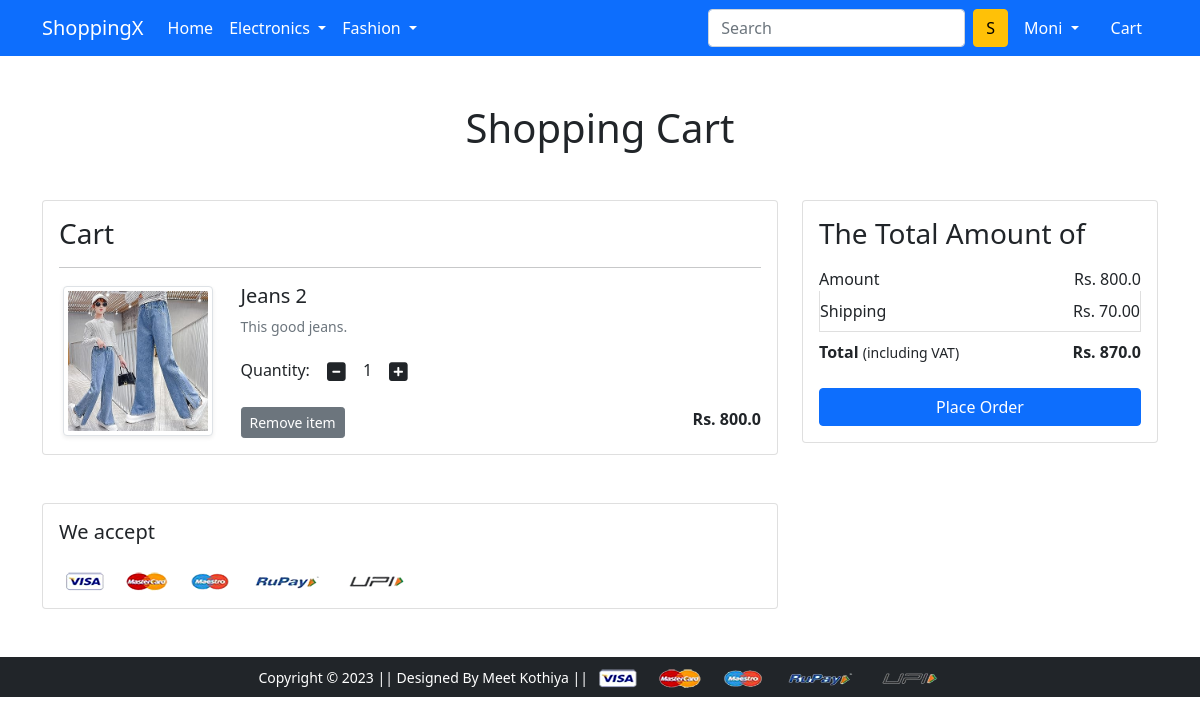
The app's page /cart/ (signed in) with its own data.
### app/models.py (models this page shows, shortened)
class Cart(models.Model):
    user=models.ForeignKey(User,on_delete=models.CASCADE)
    product=models.ForeignKey(Product,on_delete=models.CASCADE)
    quantity=models.PositiveIntegerField(default=1)
    def __str__(self):
        return str(self.id)

class Product(models.Model):
    title=models.CharField(max_length=100)
    selling_price=models.FloatField()
    discounted_price=models.FloatField()
    description=models.TextField()
    brand=models.CharField(max_length=100)
    category=models.CharField(choices=CATEGORY_CHOICES,max_length=2)
    product_image=models.ImageField(upload_to='producting')

### app/views.py (the view)
# urls.py: path('cart/',views.show_cart,name='showcart'),
def show_cart(request):
    if request.user.is_authenticated:
        user = request.user
        cart = Cart.objects.filter(user=user)
        print("cart=", cart)
        amount = 0.0
        shipping_amount = 70.0
        total_amount = 0.0
        cart_product = [p for p in Cart.objects.all() if p.user == user]
        if cart_product:
            for p in cart_product:
                tempamount = p.quantity * p.product.discounted_price
                amount += tempamount
                totalamount = amount + shipping_amount
                return render(
                    request,
                    "app/addtocart.html",
                    {"carts": cart, "totalamount": totalamount, "amount": amount},
                )
        else:
            return render(request, "app/emptycart.html")

### app/templates/app/addtocart.html (shortened to what this page needs)
{% extends 'app/base.html' %}
{% load static %}
{% block main-content %}
<div class="container my-5">
 <div class="row">
  <h1 class="text-center mb-5">Shopping Cart</h1>
  <div class="col-sm-8">
  <div class="card">
   <div class="card-body">
    <h3>Cart</h3>
    {% for cart in carts %}
    <hr>
    <div class="row">
     <div class="col-sm-3 text-center align-self-center"><img src="{{cart.product.product_image.url}}" alt="" srcset="" class="img-fluid img-thumbnail shadow-sm" height="150" width="150"> </div>
     <div class="col-sm-9">
      <div>
       <h5>{{cart.product.title}}</h5>
       <p class="mb-2 text-muted small">{{cart.product.description}}</p>
       <div class="my-3">
        <label for="quantity">Quantity:</label>
        <a class="minus-cart btn" pid="{{cart.product.id}}"><i class="fas fa-minus-square fa-lg"></i></a>
          <span id="quantity">{{cart.quantity}}</span>
        <a class="plus-cart btn" pid="{{cart.product.id}}"><i class="fas fa-plus-square fa-lg"></i></a>
       </div>
       <div class="d-flex justify-content-between">
        <a href="#" class="btn btn-sm btn-secondary mr-3 remove-cart" pid="{{cart.product.id}}">Remove item </a>
        <p class="mb-0"><span><strong>Rs. {{cart.product.discounted_price}}</strong></span></p>
       </div>
      </div>
     </div>
    </div>
    {% endfor %}
  </div>
  </div>
  </div>
  <div class="col-sm-4">
   <div class="card">
    <div class="card-body">
      <h3>The Total Amount of</h3>
      <ul class="list-group">
       <li class="list-group-item d-flex justify-content-between align-items-center border-0 px-0 pb-0">Amount<span>Rs. <span id="amount">{{amount}}</span></span></li>
       <li class="list-group-item d-flex justify-content-between align-items-center px-0">Shipping<span>Rs. 70.00</span></li>
       <li class="list-group-item d-flex justify-content-between align-items-center border-0 px-0 mb-3">
        <div>
           <strong>Total</strong> <small>(including VAT)</small>
         </div>
         <span><strong>Rs. <strong id="totalamount">{{totalamount}}</strong></strong></span>
       </li>
      </ul>
      <div class="d-grid"><a href="{% url 'checkout' %}" class="btn btn-primary">Place Order</a></div>
    </div>
   </div>
  </div>
 </div>
</div>
<div class="container">
 <div class="row">
  <div class="col-sm-8">
   <div class="card">
    <div class="card-body">
      <h5 class="mb-4">We accept</h5>
      <img src="{% static 'app/images/payment.png' %}" alt="" class="img-fluid">
    </div>
  </div>
  </div>
 </div>
</div>
{% endblock main-content %}

### app/templates/app/base.html (shortened to what this page needs)
<!doctype html>
{% load static %}
<html lang="en">
  <head>
    <link href="https://cdn.jsdelivr.net/npm/bootstrap@5.0.0-beta1/dist/css/bootstrap.min.css" rel="stylesheet">
    <link rel="stylesheet" href="{% static 'app/css/owl.carousel.min.css' %}">
    <link rel="stylesheet" href="{% static 'app/css/all.min.css' %}">
    <link rel="stylesheet" href="{% static 'app/css/style.css' %}">
  </head>
  <body>
    <nav class="navbar navbar-expand-lg navbar-dark bg-primary">
     <div class="container">
       <a class="navbar-brand" href="/">ShoppingX</a>
       <div class="collapse navbar-collapse" id="navbarSupportedContent">
         <ul class="navbar-nav me-auto mb-2 mb-lg-0">
           <li class="nav-item">
             <a class="nav-link active" aria-current="page" href="/">Home</a>
           </li>
           <li class="nav-item dropdown">
             <a class="nav-link dropdown-toggle text-white" href="#" id="electronicsDropdown" role="button" data-bs-toggle="dropdown" aria-expanded="false">
               Electronics
             </a>
           </li>
           <li class="nav-item dropdown">
             <a class="nav-link dropdown-toggle text-white" href="#" id="fashionDropdown" role="button" data-bs-toggle="dropdown" aria-expanded="false">
               Fashion
             </a>
           </li>
         </ul>
         <form class="d-flex">
           <input class="form-control me-2" type="search" placeholder="Search" aria-label="Search">
           <button class="btn btn-warning" type="submit">S</button>
         </form>
         <div>
          <ul class="navbar-nav me-auto mb-2 mb-lg-0">
            {% if request.user.is_authenticated %}
           <li class="nav-item dropdown mx-2">
              <a class="nav-link dropdown-toggle text-white" href="#" id="profileDropdown" role="button" data-bs-toggle="dropdown" aria-expanded="false">
               {{request.user.username|capfirst}}
              </a>
            </li>
            <li class="nav-item mx-2">
             <a href="{% url 'showcart' %}" class="nav-link text-white"> Cart </a>
            </li>
          {% endif %}
          </ul>
         </div>
       </div>
     </div>
    </nav>
    {% block main-content %} {% endblock main-content %}
    <footer class="container-fluid bg-dark text-center p-2 mt-5">
        <small class="text-white">Copyright &copy; 2023 || Designed By Meet Kothiya || </small>
        <img src="{% static 'app/images/payment.png' %}" alt="" srcset="" class="img-fluid" height="2px">
    </footer>
  </body>
</html>

### records on screen
Cart: product.product_image (picture), product "Jeans 2", product.description "This good jeans.", quantity "1", product.discounted_price "800.0"

### other values on screen
{{ request.user.username|capfirst }} "Moni"
{{ amount }} "800.0"
{{ totalamount }} "870.0"
